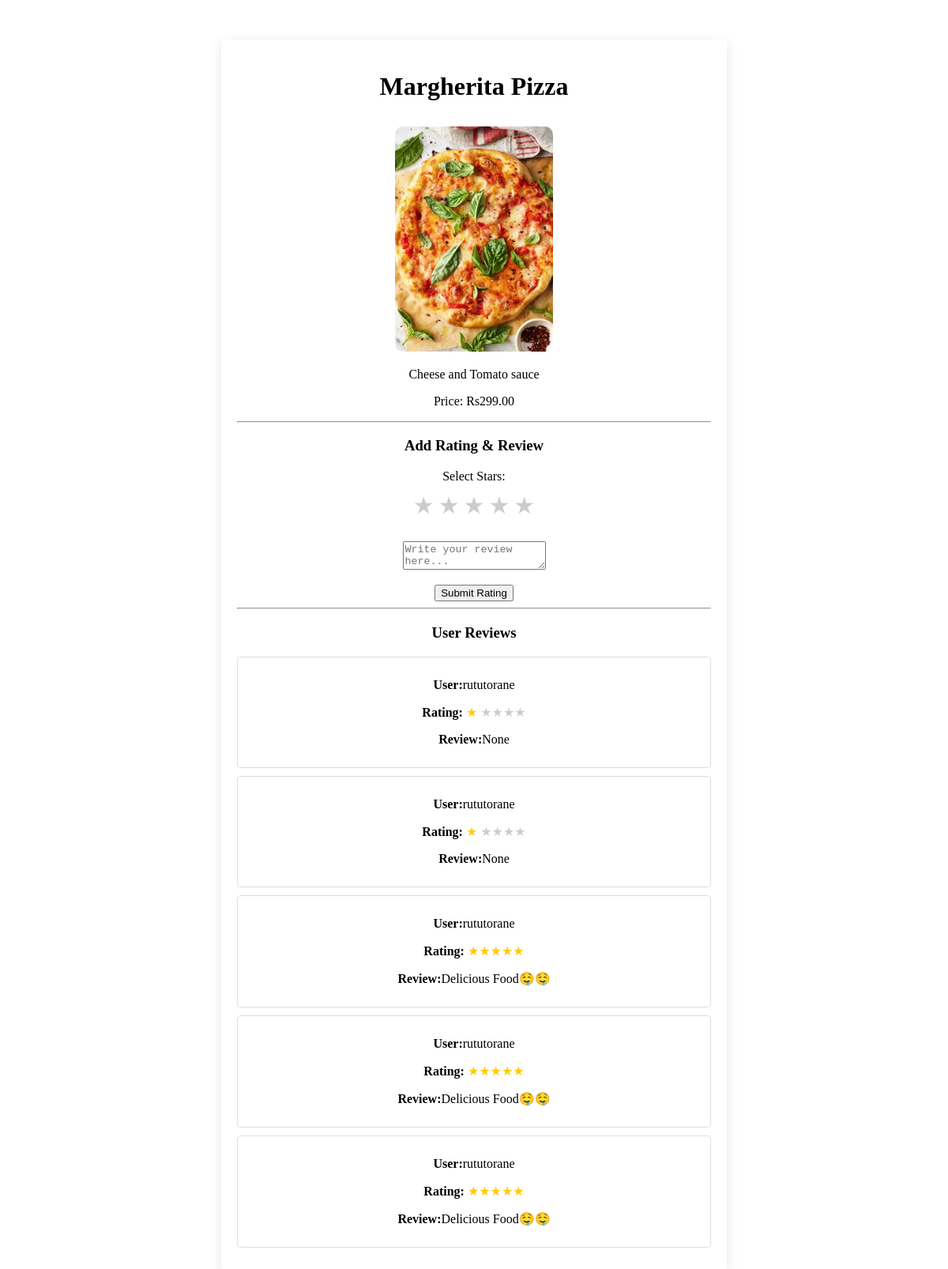
Screenshot of /item/1/ with the database file from the repository.
### food_app/models.py (models this page shows, shortened)
class FoodItem(models.Model):
    name = models.CharField(max_length=100)
    price=models.DecimalField(max_digits=6,decimal_places=2)
    description=models.TextField()
    image=models.ImageField(upload_to='food_images/')
    category = models.ForeignKey(Category, on_delete=models.CASCADE)
    is_veg= models.BooleanField(default=True)

class UserRating(models.Model):
    user = models.ForeignKey(User, on_delete=models.CASCADE)
    food_item = models.ForeignKey(FoodItem, on_delete=models.CASCADE)
    rating = models.IntegerField()
    review = models.TextField(blank=True, null=True)
    created_at = models.DateTimeField(auto_now_add=True)
    @property
    def remaining_stars(self):
        return 5 - self.rating

### food_app/views.py (the view)
# urls.py: path('item/<int:item_id>/', views.food_detail, name='food_detail'),
def food_detail(request, item_id):
    item = get_object_or_404(FoodItem, id=item_id)
    ratings = UserRating.objects.filter(food_item=item)
    context = {
        'item' : item,
        'ratings' : ratings,
    }
    return render(request, 'food_detail.html', context)

### food_app/templates/food_detail.html (shortened to what this page needs)
<!DOCTYPE html>
<html lang="en">
<head>
</head>
<body>
    <div class="container" >
        <h1>{{item.name}}</h1>
            <img src="{{item.image.url}}" style="max-width: 200px; border-radius: 10px; margin-top: 10px;">
            <p>{{item.description}} </p>
            <p>Price: Rs{{item.price}}</p>
        <hr>
        <h3>Add Rating & Review</h3>
        <form method="POST" action="{% url 'save_rating' item.id %}">
            <label>Select Stars:</label>
            <div class="rating-stars">
                <input type="radio" name="rating" id="star5" value="5"{% if user_rating == 5 %}checked{% endif %}><label for="star5">★</label>
                <input type="radio" name="rating" id="star4" value="4"{% if user_rating == 4 %}checked{% endif %}><label for="star4">★</label>
                <input type="radio" name="rating" id="star3" value="3"{% if user_rating == 3 %}checked{% endif %}><label for="star3">★</label>
                <input type="radio" name="rating" id="star2" value="2"{% if user_rating == 2 %}checked{% endif %}><label for="star2">★</label>
                <input type="radio" name="rating" id="star1" value="1"{% if user_rating == 1 %}checked{% endif %}><label for="star1">★</label>
            </div>
            <br>
            <textarea name="review" placeholder="Write your review here..."></textarea>
            <br>
            <button type="submit" style="margin-top:15px ;">Submit Rating</button>
        </form>
        <hr>
        <h3>User Reviews</h3>
        {% for r in ratings %}
            <div class="review-box">
                <p><strong>User:</strong>{{ r.user.username }}</p>
                <p><strong>Rating:</strong>
                    <span style="color: #ffca08;">
                        {% for i in "12345"|slice:r.rating %}★{% endfor %}
                    </span>
                    <span style="color: #ccc;">
                        {% for i in "12345"|slice:r.remaining_stars %}★{% endfor %}
                    </span>
                </p>
                <p><strong>Review:</strong>{{ r.review }}</p>
            </div>
        {% empty %}
            <p>There are no reviews yet.</p>
        {% endfor %}
    </div>
</body>
</html>

### food_app/templates/food_detail.html (style rules this page uses)
.container { max-width:600px; margin: 50px auto; text-align: center; padding: 20px; background-color: #fff; box-shadow: 0 4px 15px rgba(0,0,0,0.1); }
.review-box { text-align: center; border: 1px solid #ddd; padding: 10px; margin: 10px 0; border-radius: 5px; }
.rating-stars { display: flex; flex-direction: row-reverse; justify-content: center; gap: 5px; margin: 10px 0; }
.rating-stars label { font-size: 30px; color: #ccc; cursor: pointer; }

### rows the page displays
FoodItem: name "Margherita Pizza", image (picture), description "Cheese and Tomato sauce", price "299.00"
UserRating: user.username "rututorane", rating 1 (drawn), review "None"
UserRating: user.username "rututorane", rating 1 (drawn), review "None"
UserRating: user.username "rututorane", rating 5 (drawn), review "Delicious Food🤤🤤"
UserRating: user.username "rututorane", rating 5 (drawn), review "Delicious Food🤤🤤"
UserRating: user.username "rututorane", rating 5 (drawn), review "Delicious Food🤤🤤"
